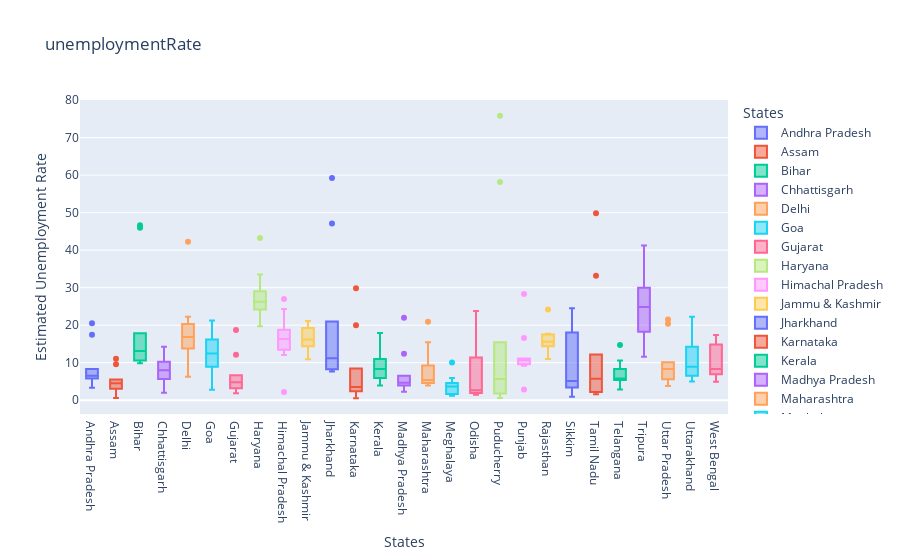

Here is the notebook cell this chart was saved with:
### Code cell
#plotting a box-plot to show un-employment rate in each state
fig = px.box(
    df,
    x='States',
    y='Estimated Unemployment Rate',
    color='States',
    title='unemploymentRate',
    template='plotly'
)
fig.show()

### Figure 1 — Plotly figure (JSON) as saved in the notebook; plotly's stock layout.template omitted (floating-point values rounded to 4 significant figures)
{"data": [{"alignmentgroup": "True", "hovertemplate": "States=%{x}<br>Estimated Unemployment Rate=%{y}<extra></extra>", "legendgroup": "Andhra Pradesh", "marker": {"color": "#636efa"}, "name": "Andhra Pradesh", "notched": false, "offsetgroup": "Andhra Pradesh", "orientation": "v", "showlegend": true, "type": "box", "x": ["Andhra Pradesh", "Andhra Pradesh", "Andhra Pradesh", "Andhra Pradesh", "Andhra Pradesh", "Andhra Pradesh", "Andhra Pradesh", "Andhra Pradesh", "Andhra Pradesh", "Andhra Pradesh"], "x0": " ", "xaxis": "x", "y": [5.48, 5.83, 5.79, 20.51, 17.43, 3.31, 8.34, 6.96, 6.4, 6.59], "y0": " ", "yaxis": "y"}, {"alignmentgroup": "True", "hovertemplate": "States=%{x}<br>Estimated Unemployment Rate=%{y}<extra></extra>", "legendgroup": "Assam", "marker": {"color": "#EF553B"}, "name": "Assam", "notched": false, "offsetgroup": "Assam", "orientation": "v", "showlegend": true, "type": "box", "x": ["Assam", "Assam", "Assam", "Assam", "Assam", "Assam", "Assam", "Assam", "Assam", "Assam"], "x0": " ", "xaxis": "x", "y": [4.66, 4.41, 4.77, 11.06, 9.55, 0.6, 3.77, 5.53, 1.19, 3.02], "y0": " ", "yaxis": "y"}, {"alignmentgroup": "True", "hovertemplate": "States=%{x}<br>Estimated Unemployment Rate=%{y}<extra></extra>", "legendgroup": "Bihar", "marker": {"color": "#00cc96"}, "name": "Bihar", "notched": false, "offsetgroup": "Bihar", "orientation": "v", "showlegend": true, "type": "box", "x": ["Bihar", "Bihar", "Bihar", "Bihar", "Bihar", "Bihar", "Bihar", "Bihar", "Bihar", "Bihar"], "x0": " ", "xaxis": "x", "y": [10.61, 10.29, 15.43, 46.64, 45.96, 17.82, 12.79, 13.44, 11.91, 9.82], "y0": " ", "yaxis": "y"}, {"alignmentgroup": "True", "hovertemplate": "States=%{x}<br>Estimated Unemployment Rate=%{y}<extra></extra>", "legendgroup": "Chhattisgarh", "marker": {"color": "#ab63fa"}, "name": "Chhattisgarh", "notched": false, "offsetgroup": "Chhattisgarh", "orientation": "v", "showlegend": true, "type": "box", "x": ["Chhattisgarh", "Chhattisgarh", "Chhattisgarh", "Chhattisgarh", "Chhattisgarh", "Chhattisgarh", "Chhattisgarh", "Chhattisgarh", "Chhattisgarh", "Chhattisgarh"], "x0": " ", "xaxis": "x", "y": [9.65, 8.38, 7.54, 3.41, 10.5, 14.23, 10.27, 5.63, 1.96, 6.62], "y0": " ", "yaxis": "y"}, {"alignmentgroup": "True", "hovertemplate": "States=%{x}<br>Estimated Unemployment Rate=%{y}<extra></extra>", "legendgroup": "Delhi", "marker": {"color": "#FFA15A"}, "name": "Delhi", "notched": false, "offsetgroup": "Delhi", "orientation": "v", "showlegend": true, "type": "box", "x": ["Delhi", "Delhi", "Delhi", "Delhi", "Delhi", "Delhi", "Delhi", "Delhi", "Delhi", "Delhi"], "x0": " ", "xaxis": "x", "y": [22.23, 14.84, 17.04, 16.68, 42.27, 18.19, 20.3, 13.79, 12.53, 6.27], "y0": " ", "yaxis": "y"}, {"alignmentgroup": "True", "hovertemplate": "States=%{x}<br>Estimated Unemployment Rate=%{y}<extra></extra>", "legendgroup": "Goa", "marker": {"color": "#19d3f3"}, "name": "Goa", "notched": false, "offsetgroup": "Goa", "orientation": "v", "showlegend": true, "type": "box", "x": ["Goa", "Goa", "Goa", "Goa", "Goa", "Goa", "Goa", "Goa", "Goa", "Goa"], "x0": " ", "xaxis": "x", "y": [8.89, 2.81, 5.25, 13.31, 21.25, 9.96, 17.07, 16.21, 15.38, 11.54], "y0": " ", "yaxis": "y"}, {"alignmentgroup": "True", "hovertemplate": "States=%{x}<br>Estimated Unemployment Rate=%{y}<extra></extra>", "legendgroup": "Gujarat", "marker": {"color": "#FF6692"}, "name": "Gujarat", "notched": false, "offsetgroup": "Gujarat", "orientation": "v", "showlegend": true, "type": "box", "x": ["Gujarat", "Gujarat", "Gujarat", "Gujarat", "Gujarat", "Gujarat", "Gujarat", "Gujarat", "Gujarat", "Gujarat"], "x0": " ", "xaxis": "x", "y": [5.54, 6.38, 6.66, 18.71, 12.11, 3.2, 1.84, 1.87, 3.42, 4.03], "y0": " ", "yaxis": "y"}, {"alignmentgroup": "True", "hovertemplate": "States=%{x}<br>Estimated Unemployment Rate=%{y}<extra></extra>", "legendgroup": "Haryana", "marker": {"color": "#B6E880"}, "name": "Haryana", "notched": false, "offsetgroup": "Haryana", "orientation": "v", "showlegend": true, "type": "box", "x": ["Haryana", "Haryana", "Haryana", "Haryana", "Haryana", "Haryana", "Haryana", "Haryana", "Haryana", "Haryana"], "x0": " ", "xaxis": "x", "y": [20.34, 25.77, 25.05, 43.22, 29.02, 26.7, 24.18, 33.5, 19.68, 27.31], "y0": " ", "yaxis": "y"}, {"alignmentgroup": "True", "hovertemplate": "States=%{x}<br>Estimated Unemployment Rate=%{y}<extra></extra>", "legendgroup": "Himachal Pradesh", "marker": {"color": "#FF97FF"}, "name": "Himachal Pradesh", "notched": false, "offsetgroup": "Himachal Pradesh", "orientation": "v", "showlegend": true, "type": "box", "x": ["Himachal Pradesh", "Himachal Pradesh", "Himachal Pradesh", "Himachal Pradesh", "Himachal Pradesh", "Himachal Pradesh", "Himachal Pradesh", "Himachal Pradesh", "Himachal Pradesh", "Himachal Pradesh"], "x0": " ", "xaxis": "x", "y": [16.83, 16.84, 18.76, 2.2, 26.95, 13.47, 24.31, 15.79, 12.04, 13.46], "y0": " ", "yaxis": "y"}, {"alignmentgroup": "True", "hovertemplate": "States=%{x}<br>Estimated Unemployment Rate=%{y}<extra></extra>", "legendgroup": "Jammu & Kashmir", "marker": {"color": "#FECB52"}, "name": "Jammu & Kashmir", "notched": false, "offsetgroup": "Jammu & Kashmir", "orientation": "v", "showlegend": true, "type": "box", "x": ["Jammu & Kashmir", "Jammu & Kashmir", "Jammu & Kashmir", "Jammu & Kashmir", "Jammu & Kashmir", "Jammu & Kashmir", "Jammu & Kashmir", "Jammu & Kashmir", "Jammu & Kashmir"], "x0": " ", "xaxis": "x", "y": [21.08, 20.78, 15.5, 18.74, 17.92, 10.88, 11.09, 16.17, 16.14], "y0": " ", "yaxis": "y"}, {"alignmentgroup": "True", "hovertemplate": "States=%{x}<br>Estimated Unemployment Rate=%{y}<extra></extra>", "legendgroup": "Jharkhand", "marker": {"color": "#636efa"}, "name": "Jharkhand", "notched": false, "offsetgroup": "Jharkhand", "orientation": "v", "showlegend": true, "type": "box", "x": ["Jharkhand", "Jharkhand", "Jharkhand", "Jharkhand", "Jharkhand", "Jharkhand", "Jharkhand", "Jharkhand", "Jharkhand", "Jharkhand"], "x0": " ", "xaxis": "x", "y": [10.61, 11.85, 8.23, 47.09, 59.23, 20.95, 7.63, 9.76, 8.24, 11.8], "y0": " ", "yaxis": "y"}, {"alignmentgroup": "True", "hovertemplate": "States=%{x}<br>Estimated Unemployment Rate=%{y}<extra></extra>", "legendgroup": "Karnataka", "marker": {"color": "#EF553B"}, "name": "Karnataka", "notched": false, "offsetgroup": "Karnataka", "orientation": "v", "showlegend": true, "type": "box", "x": ["Karnataka", "Karnataka", "Karnataka", "Karnataka", "Karnataka", "Karnataka", "Karnataka", "Karnataka", "Karnataka", "Karnataka"], "x0": " ", "xaxis": "x", "y": [2.86, 3.61, 3.46, 29.84, 19.97, 8.44, 4.01, 0.5, 2.41, 1.58], "y0": " ", "yaxis": "y"}, {"alignmentgroup": "True", "hovertemplate": "States=%{x}<br>Estimated Unemployment Rate=%{y}<extra></extra>", "legendgroup": "Kerala", "marker": {"color": "#00cc96"}, "name": "Kerala", "notched": false, "offsetgroup": "Kerala", "orientation": "v", "showlegend": true, "type": "box", "x": ["Kerala", "Kerala", "Kerala", "Kerala", "Kerala", "Kerala", "Kerala", "Kerala", "Kerala", "Kerala"], "x0": " ", "xaxis": "x", "y": [5.31, 7.6, 8.99, 16.99, 17.88, 9.71, 7.09, 10.98, 5.91, 3.88], "y0": " ", "yaxis": "y"}, {"alignmentgroup": "True", "hovertemplate": "States=%{x}<br>Estimated Unemployment Rate=%{y}<extra></extra>", "legendgroup": "Madhya Pradesh", "marker": {"color": "#ab63fa"}, "name": "Madhya Pradesh", "notched": false, "offsetgroup": "Madhya Pradesh", "orientation": "v", "showlegend": true, "type": "box", "x": ["Madhya Pradesh", "Madhya Pradesh", "Madhya Pradesh", "Madhya Pradesh", "Madhya Pradesh", "Madhya Pradesh", "Madhya Pradesh", "Madhya Pradesh", "Madhya Pradesh", "Madhya Pradesh"], "x0": " ", "xaxis": "x", "y": [4.11, 4.57, 2.22, 12.36, 21.98, 6.48, 5.08, 4.7, 3.91, 3.13], "y0": " ", "yaxis": "y"}, {"alignmentgroup": "True", "hovertemplate": "States=%{x}<br>Estimated Unemployment Rate=%{y}<extra></extra>", "legendgroup": "Maharashtra", "marker": {"color": "#FFA15A"}, "name": "Maharashtra", "notched": false, "offsetgroup": "Maharashtra", "orientation": "v", "showlegend": true, "type": "box", "x": ["Maharashtra", "Maharashtra", "Maharashtra", "Maharashtra", "Maharashtra", "Maharashtra", "Maharashtra", "Maharashtra", "Maharashtra", "Maharashtra"], "x0": " ", "xaxis": "x", "y": [4.95, 4.69, 5.79, 20.9, 15.46, 9.23, 3.89, 6.23, 4.55, 4.1], "y0": " ", "yaxis": "y"}, {"alignmentgroup": "True", "hovertemplate": "States=%{x}<br>Estimated Unemployment Rate=%{y}<extra></extra>", "legendgroup": "Meghalaya", "marker": {"color": "#19d3f3"}, "name": "Meghalaya", "notched": false, "offsetgroup": "Meghalaya", "orientation": "v", "showlegend": true, "type": "box", "x": ["Meghalaya", "Meghalaya", "Meghalaya", "Meghalaya", "Meghalaya", "Meghalaya", "Meghalaya", "Meghalaya", "Meghalaya", "Meghalaya"], "x0": " ", "xaxis": "x", "y": [1.66, 3.59, 1.58, 10.03, 5.92, 1.15, 2.1, 3.74, 4.29, 4.6], "y0": " ", "yaxis": "y"}, {"alignmentgroup": "True", "hovertemplate": "States=%{x}<br>Estimated Unemployment Rate=%{y}<extra></extra>", "legendgroup": "Odisha", "marker": {"color": "#FF6692"}, "name": "Odisha", "notched": false, "offsetgroup": "Odisha", "orientation": "v", "showlegend": true, "type": "box", "x": ["Odisha", "Odisha", "Odisha", "Odisha", "Odisha", "Odisha", "Odisha", "Odisha", "Odisha", "Odisha"], "x0": " ", "xaxis": "x", "y": [1.9, 3.12, 13.08, 23.76, 11.41, 3.77, 1.88, 1.42, 2.1, 2.18], "y0": " ", "yaxis": "y"}, {"alignmentgroup": "True", "hovertemplate": "States=%{x}<br>Estimated Unemployment Rate=%{y}<extra></extra>", "legendgroup": "Puducherry", "marker": {"color": "#B6E880"}, "name": "Puducherry", "notched": false, "offsetgroup": "Puducherry", "orientation": "v", "showlegend": true, "type": "box", "x": ["Puducherry", "Puducherry", "Puducherry", "Puducherry", "Puducherry", "Puducherry", "Puducherry", "Puducherry", "Puducherry", "Puducherry"], "x0": " ", "xaxis": "x", "y": [0.58, 1.76, 1.2, 75.85, 58.19, 4.24, 15.47, 5.05, 10.9, 6.18], "y0": " ", "yaxis": "y"}, {"alignmentgroup": "True", "hovertemplate": "States=%{x}<br>Estimated Unemployment Rate=%{y}<extra></extra>", "legendgroup": "Punjab", "marker": {"color": "#FF97FF"}, "name": "Punjab", "notched": false, "offsetgroup": "Punjab", "orientation": "v", "showlegend": true, "type": "box", "x": ["Punjab", "Punjab", "Punjab", "Punjab", "Punjab", "Punjab", "Punjab", "Punjab", "Punjab", "Punjab"], "x0": " ", "xaxis": "x", "y": [11.11, 10.97, 10.32, 2.86, 28.33, 16.55, 9.19, 10.99, 9.61, 9.88], "y0": " ", "yaxis": "y"}, {"alignmentgroup": "True", "hovertemplate": "States=%{x}<br>Estimated Unemployment Rate=%{y}<extra></extra>", "legendgroup": "Rajasthan", "marker": {"color": "#FECB52"}, "name": "Rajasthan", "notched": false, "offsetgroup": "Rajasthan", "orientation": "v", "showlegend": true, "type": "box", "x": ["Rajasthan", "Rajasthan", "Rajasthan", "Rajasthan", "Rajasthan", "Rajasthan", "Rajasthan", "Rajasthan", "Rajasthan", "Rajasthan"], "x0": " ", "xaxis": "x", "y": [10.97, 15.16, 11.9, 17.7, 15.74, 14.39, 15.81, 17.51, 15.35, 24.15], "y0": " ", "yaxis": "y"}, {"alignmentgroup": "True", "hovertemplate": "States=%{x}<br>Estimated Unemployment Rate=%{y}<extra></extra>", "legendgroup": "Sikkim", "marker": {"color": "#636efa"}, "name": "Sikkim", "notched": false, "offsetgroup": "Sikkim", "orientation": "v", "showlegend": true, "type": "box", "x": ["Sikkim", "Sikkim", "Sikkim", "Sikkim", "Sikkim", "Sikkim", "Sikkim", "Sikkim"], "x0": " ", "xaxis": "x", "y": [23.57, 2.28, 24.51, 4.46, 4.45, 12.49, 5.7, 0.88], "y0": " ", "yaxis": "y"}, {"alignmentgroup": "True", "hovertemplate": "States=%{x}<br>Estimated Unemployment Rate=%{y}<extra></extra>", "legendgroup": "Tamil Nadu", "marker": {"color": "#EF553B"}, "name": "Tamil Nadu", "notched": false, "offsetgroup": "Tamil Nadu", "orientation": "v", "showlegend": true, "type": "box", "x": ["Tamil Nadu", "Tamil Nadu", "Tamil Nadu", "Tamil Nadu", "Tamil Nadu", "Tamil Nadu", "Tamil Nadu", "Tamil Nadu", "Tamil Nadu", "Tamil Nadu"], "x0": " ", "xaxis": "x", "y": [1.57, 2.09, 6.4, 49.83, 33.16, 12.2, 6.81, 2.65, 5.0, 2.16], "y0": " ", "yaxis": "y"}, {"alignmentgroup": "True", "hovertemplate": "States=%{x}<br>Estimated Unemployment Rate=%{y}<extra></extra>", "legendgroup": "Telangana", "marker": {"color": "#00cc96"}, "name": "Telangana", "notched": false, "offsetgroup": "Telangana", "orientation": "v", "showlegend": true, "type": "box", "x": ["Telangana", "Telangana", "Telangana", "Telangana", "Telangana", "Telangana", "Telangana", "Telangana", "Telangana", "Telangana"], "x0": " ", "xaxis": "x", "y": [5.49, 8.29, 5.77, 6.25, 14.7, 10.55, 5.36, 5.79, 3.27, 2.86], "y0": " ", "yaxis": "y"}, {"alignmentgroup": "True", "hovertemplate": "States=%{x}<br>Estimated Unemployment Rate=%{y}<extra></extra>", "legendgroup": "Tripura", "marker": {"color": "#ab63fa"}, "name": "Tripura", "notched": false, "offsetgroup": "Tripura", "orientation": "v", "showlegend": true, "type": "box", "x": ["Tripura", "Tripura", "Tripura", "Tripura", "Tripura", "Tripura", "Tripura", "Tripura", "Tripura", "Tripura"], "x0": " ", "xaxis": "x", "y": [32.67, 28.4, 29.95, 41.23, 21.51, 21.71, 18.24, 27.92, 17.35, 11.57], "y0": " ", "yaxis": "y"}, {"alignmentgroup": "True", "hovertemplate": "States=%{x}<br>Estimated Unemployment Rate=%{y}<extra></extra>", "legendgroup": "Uttar Pradesh", "marker": {"color": "#FFA15A"}, "name": "Uttar Pradesh", "notched": false, "offsetgroup": "Uttar Pradesh", "orientation": "v", "showlegend": true, "type": "box", "x": ["Uttar Pradesh", "Uttar Pradesh", "Uttar Pradesh", "Uttar Pradesh", "Uttar Pradesh", "Uttar Pradesh", "Uttar Pradesh", "Uttar Pradesh", "Uttar Pradesh", "Uttar Pradesh"], "x0": " ", "xaxis": "x", "y": [7.58, 8.98, 10.11, 21.54, 20.41, 9.47, 5.56, 5.79, 4.18, 3.75], "y0": " ", "yaxis": "y"}, {"alignmentgroup": "True", "hovertemplate": "States=%{x}<br>Estimated Unemployment Rate=%{y}<extra></extra>", "legendgroup": "Uttarakhand", "marker": {"color": "#19d3f3"}, "name": "Uttarakhand", "notched": false, "offsetgroup": "Uttarakhand", "orientation": "v", "showlegend": true, "type": "box", "x": ["Uttarakhand", "Uttarakhand", "Uttarakhand", "Uttarakhand", "Uttarakhand", "Uttarakhand", "Uttarakhand", "Uttarakhand", "Uttarakhand", "Uttarakhand"], "x0": " ", "xaxis": "x", "y": [5.49, 4.99, 19.85, 6.48, 8.01, 8.61, 12.38, 14.26, 22.26, 9.23], "y0": " ", "yaxis": "y"}, {"alignmentgroup": "True", "hovertemplate": "States=%{x}<br>Estimated Unemployment Rate=%{y}<extra></extra>", "legendgroup": "West Bengal", "marker": {"color": "#FF6692"}, "name": "West Bengal", "notched": false, "offsetgroup": "West Bengal", "orientation": "v", "showlegend": true, "type": "box", "x": ["West Bengal", "West Bengal", "West Bengal", "West Bengal", "West Bengal", "West Bengal", "West Bengal", "West Bengal", "West Bengal", "West Bengal"], "x0": " ", "xaxis": "x", "y": [6.94, 4.92, 6.92, 17.41, 17.41, 7.29, 6.83, 14.87, 9.35, 9.98], "y0": " ", "yaxis": "y"}], "layout": {"boxmode": "overlay", "legend": {"title": {"text": "States"}, "tracegroupgap": 0}, "title": {"text": "unemploymentRate"}, "xaxis": {"anchor": "y", "categoryarray": ["Andhra Pradesh", "Assam", "Bihar", "Chhattisgarh", "Delhi", "Goa", "Gujarat", "Haryana", "Himachal Pradesh", "Jammu & Kashmir", "Jharkhand", "Karnataka", "Kerala", "Madhya Pradesh", "Maharashtra", "Meghalaya", "Odisha", "Puducherry", "Punjab", "Rajasthan", "Sikkim", "Tamil Nadu", "Telangana", "Tripura", "Uttar Pradesh", "Uttarakhand", "West Bengal"], "categoryorder": "array", "domain": [0, 1], "title": {"text": "States"}}, "yaxis": {"anchor": "x", "domain": [0, 1], "title": {"text": "Estimated Unemployment Rate"}}}}
